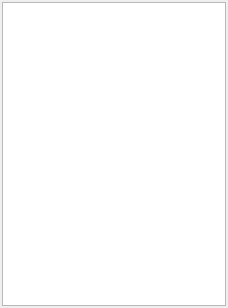
<?xml version="1.0" encoding="UTF-8"?>
<ui version="4.0">
 <class>ZDockAnnotationContent</class>
 <widget class="QWidget" name="ZDockAnnotationContent">
  <property name="geometry">
   <rect>
    <x>0</x>
    <y>0</y>
    <width>228</width>
    <height>308</height>
   </rect>
  </property>
  <property name="windowTitle">
   <string>Form</string>
  </property>
  <layout class="QVBoxLayout" name="verticalLayout">
   <property name="spacing">
    <number>2</number>
   </property>
   <property name="leftMargin">
    <number>2</number>
   </property>
   <property name="topMargin">
    <number>2</number>
   </property>
   <property name="rightMargin">
    <number>2</number>
   </property>
   <property name="bottomMargin">
    <number>2</number>
   </property>
   <item>
    <widget class="QTreeWidget" name="listWidget">
     <property name="selectionMode">
      <enum>QAbstractItemView::ExtendedSelection</enum>
     </property>
     <property name="headerHidden">
      <bool>true</bool>
     </property>
     <column>
      <property name="text">
       <string notr="true">1</string>
      </property>
     </column>
    </widget>
   </item>
  </layout>
 </widget>
 <resources>
  <include location="../icons.qrc"/>
 </resources>
 <connections/>
</ui>
